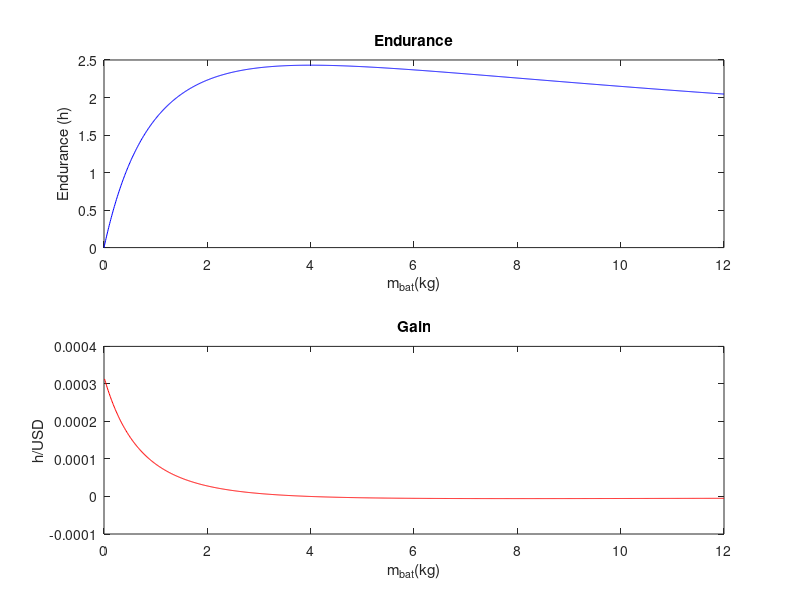

The MATLAB script that drew this image:
%% parameters
k_bat = 0.875*10.^6;
k_price = 5/0.05;
g = 9.8;
rho = 1.225;
A = 4*3.14*0.254.^2;
m_0 = 2;

%% time-battery mass equation
m_bat = 0:0.01:12;
t = 0.8*k_bat*sqrt(2*rho*A)/g.^1.5*m_bat./((m_0+m_bat).^1.5)/3600;

%% plot
subplot(2,1,1);

plot(m_bat,t,'b');
title('Endurance');
xlabel('m_{bat}(kg)');
ylabel('Endurance (h)'); 

subplot(2,1,2); 
x = 0:0.01:12;
y = 0.8*k_bat*sqrt(2*rho*A)/(g.^1.5*k_price)*x./((m_0+x).^1.5*3600);
x = x(2:end);
y = diff(y);
plot(x,y,'r');
title('Gain')
xlabel('m_{bat}(kg)');
ylabel('h/USD');
